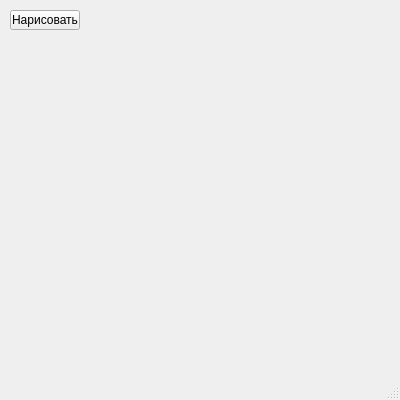
<?xml version="1.0" encoding="UTF-8"?>
<ui version="4.0">
 <class>MainWindow</class>
 <widget class="QMainWindow" name="MainWindow">
  <property name="geometry">
   <rect>
    <x>0</x>
    <y>0</y>
    <width>400</width>
    <height>400</height>
   </rect>
  </property>
  <property name="windowTitle">
   <string>MainWindow</string>
  </property>
  <widget class="QWidget" name="centralwidget">
   <widget class="QPushButton" name="pushButton">
    <property name="geometry">
     <rect>
      <x>10</x>
      <y>10</y>
      <width>70</width>
      <height>20</height>
     </rect>
    </property>
    <property name="text">
     <string>Нарисовать</string>
    </property>
   </widget>
  </widget>
  <widget class="QMenuBar" name="menubar">
   <property name="geometry">
    <rect>
     <x>0</x>
     <y>0</y>
     <width>400</width>
     <height>18</height>
    </rect>
   </property>
  </widget>
  <widget class="QStatusBar" name="statusbar"/>
 </widget>
 <resources/>
 <connections/>
</ui>
